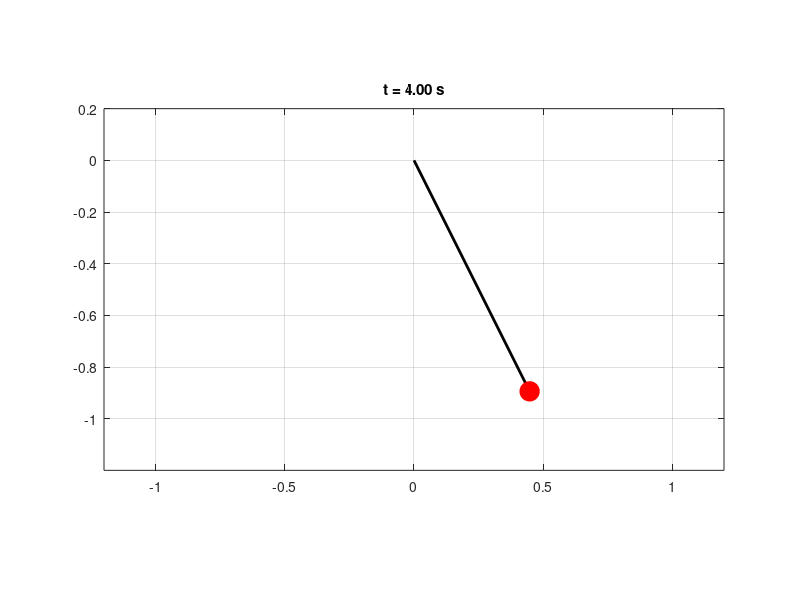

Write the MATLAB code that produced this figure.
% Day 082 · Animation in MATLAB — A pendulum animation from an ODE solution
% Run: open this file in MATLAB and press Run (or type example_2 in the Command Window)

L = 1; g = 9.81;
[t, S] = ode45(@(t, s) [s(2); -g/L*sin(s(1))], linspace(0, 4, 80), [deg2rad(70); 0]);
figure
rod = plot([0 L*sin(S(1, 1))], [0 -L*cos(S(1, 1))], 'k-', 'LineWidth', 2); hold on
bob = plot(L*sin(S(1, 1)), -L*cos(S(1, 1)), 'ro', 'MarkerSize', 14, 'MarkerFaceColor', 'r');
hold off; axis equal; axis([-1.2 1.2 -1.2 0.2]); grid on
for k = 1:numel(t)
    xk = L*sin(S(k, 1)); yk = -L*cos(S(k, 1));
    set(rod, 'XData', [0 xk], 'YData', [0 yk]);
    set(bob, 'XData', xk, 'YData', yk);
    title(sprintf('t = %.2f s', t(k)));
    drawnow
end
fprintf('Swing amplitude stays %.1f deg (no friction)\n', rad2deg(max(S(:, 1))));
